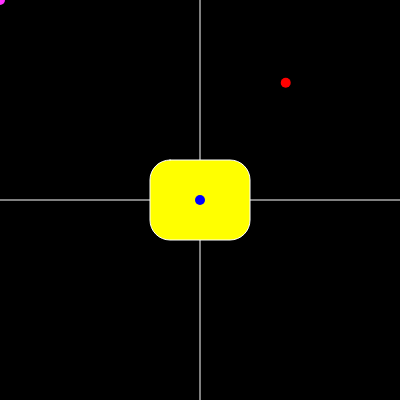
Frame 1 (no input)
Frame 60 (no input): identical to frame 1, image omitted
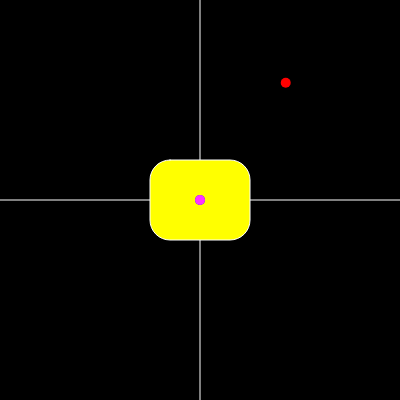
Frame 120 (the mouse pressed at the canvas centre since frame 60)

The p5.js sketch that drew these frames (run headless with seeded random() and noise() and a simulated clock; from frame 60 on, the mouse is pressed at the canvas centre):

// p5.js sketch
// ── sketch.js
function setup() {
  createCanvas(400,400);

  rectMode (CENTER);

  x=random (width); // Permette di avere un punto fermo che cambia posizione random solo quando viene aggiornata la pagina
  y=random (height);
}

function draw() {
  background (0);

  //linee
  stroke (255);
  strokeWeight (1);
  line (width/2,0, width/2,height);
  line (0,height/2, width,height/2);

  //rettangolo
  fill (255,255,0); 
  rect (width/2, height/2, 100, 80, 20); // A rect(x,y,w,h), si può aggiungere un quinto paramentro per il border radius

  //punto fermo
  strokeWeight (10);
  stroke (0,0,255);
  point (width/2, height/2);

  //punto random
  stroke (255,0,0);
  point (x,y);

  //punto che si muove con il mouse
  stroke (255,50,255);
  point (mouseX, mouseY);
}
